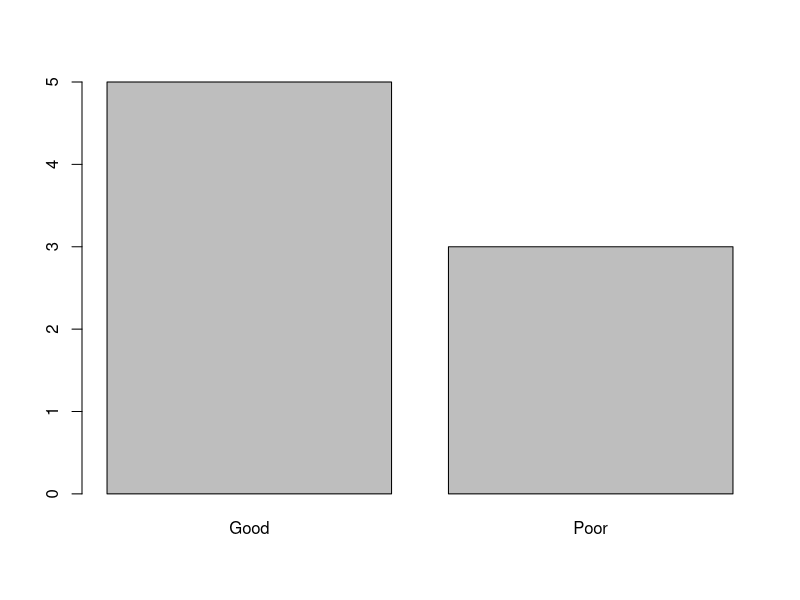
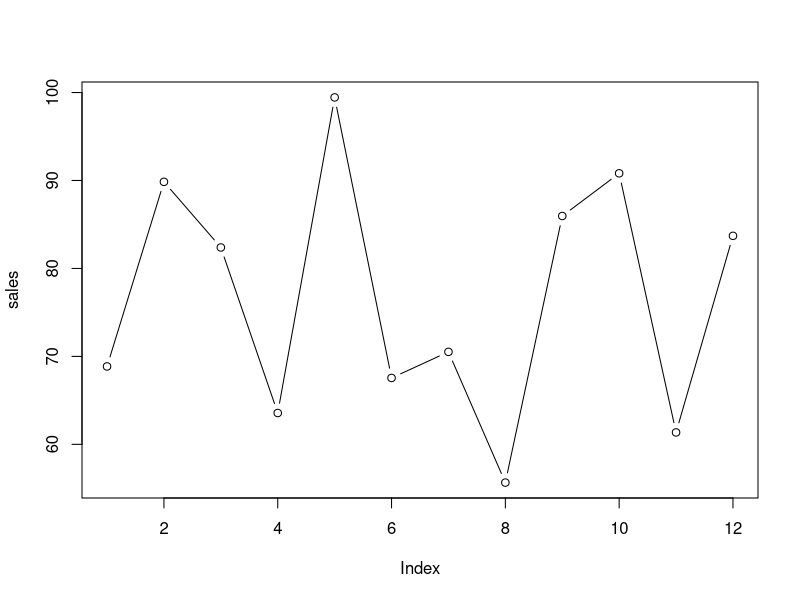
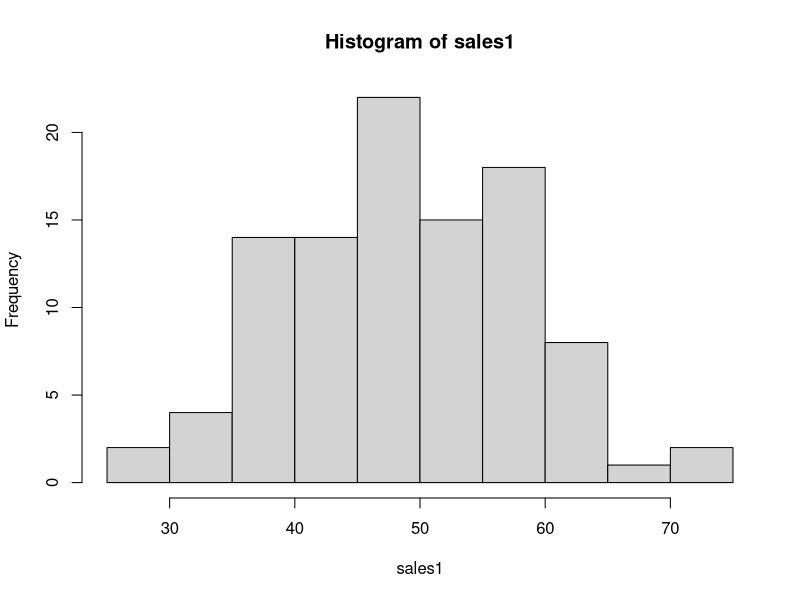
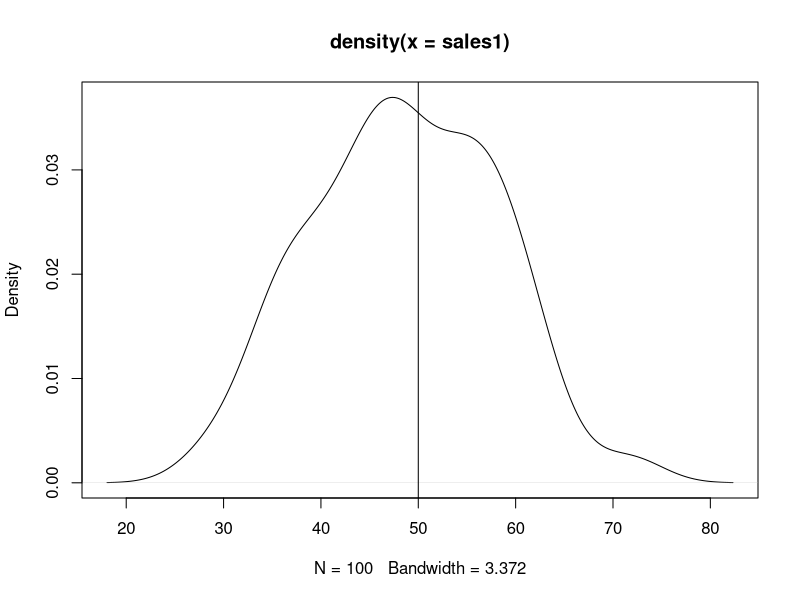

Reproduce these figures in R, in order. (Note: this script raises an error after producing the figures.)
# R Programming
?mean
x <- c(0:10, 50)
x
x[c(seq(1,12,2))]
?c
seq(2,100,2)

?seq
xm <- mean(x)
xm
mean(x, trim = 0.10)

# Scalar
(x <- 1)
x = 1
# Vector
c(1:5)
x = c(1,2,3,4,10,5,5,3,2,5,7,7,8,9)
mean(x); median(x)
sort(x)

table(x)

library(modeest)
mlv(x, method = "lientz", bw = 0.2)

ratings =c(rep('Good',5), rep('Poor',3))
ratings
table(ratings)
barplot(table(ratings))



rollno = c(10,22,44,23)
sales = runif(12, 50, 100)
sales
plot(sales, type='b')
?plot

?runif


str(x)
y = c('abhinav', 'Rishi', 'Shreya')
str(y)
z = c(TRUE, FALSE, TRUE, FALSE)
str(z)


abinav=c(1,3,6,8,6,3,100,rep(NA,5))
abinav
str(abinav)
is.na(abinav)
anyNA(abinav)
mean(abinav,na.rm=T)

mean(x=abinav)
mean(x=abinav,trim=0.4, na.rm=T)
x = c(TRUE, FALSE, TRUE)
mean(x)
mean(c(1,0,1))

#Categorical Data
product = c('maggi', 'topramen', 'hakka')
product
shirtcolor = c('green', 'red', 'blue', 'black')
shirtcolor
rating = c('Excellent', 'Very Good', 'Good', 'Average', 'Poor' )
rating
str(rating)
performance = c( 1, 2, 3, 4, 5)
str(performance)

decision = c('buy', 'sell')
decisionTF = c(TRUE, FALSE )
str(decision); str(decisionTF)
grades = c('A','C','B','D','E','B')
grades
grades1 = factor(grades, ordered=T, levels=c('E','D','A','B','C'))
grades1
itemssold = c(10, 20, 30, 25)


#Nominal Data
product

#Ordinal Data
performance
#need to create order
performance=c(1,2,5,2,5,2,5,2,5)
length(performance)
performance
str(performance)
performance[9] = 100
performance

performance1 = factor(performance, ordered=TRUE, levels=c(4,2,5,1,3,8,100))
performance1[1] = 100

table(performance1)
performance1



rating
rev(rating)
rating1 = factor(rating, ordered=T, levels=rev(rating))
rating1

grades
grades1 = factor(grades, ordered=T, levels=c('F','E','D','C','B', 'A'))
grades1
summary(grades1)

# -----
#vectors, factors
#list matrix
?matrix
mdat <- matrix(c(1,2,3,11,12,13), nrow = 2, ncol = 3)
mdat[1,1] ='dhiraj'              
mdat               
(x = 1:24)               
(matx = matrix(x, nrow=6, byrow=TRUE))               
?data.frame



(salemon = month.abb[1:12])
salemon = factor(salemon, ordered=T,levels=month.abb[1:12])
salemon
(sales1 = runif(12, min=50, max=100))
salemon; sales1
(adamt = runif(12, min=12, max=25))
(salesmonthwise = data.frame(salemon, sales, adamt))
rownames(salesmonthwise) = month.abb[1:12]
salesmonthwise
colnames(salesmonthwise) = c('col1','col2','col3')

salesmonthwise[1:5,1:3]
?head
head(salesmonthwise,n=3)
head(salesmonthwise[c(1,3)],n=3)
head(salesmonthwise[c('col1','col2')],n=3)
salesmonthwise[c('Jan'),c('col1','col2')]
salesmonthwise[salesmonthwise$col3 < 20,c(1,2,3)]

colSums(salesmonthwise[-1])
rowSums(salesmonthwise[-1])

# Day3

# Data Properties
set.seed(10)
?rnorm
sales1 = rnorm(100, mean=50, sd=10)
sales1
range(sales1)
hist(sales1)
plot(density(sales1))
abline(v=50)

set.seed(1)
sales3 = runif(10,1,5)
sales3
mean(sales3)
set.seed(1)
sales4 = runif(10,1,5)
sales4
mean(sales4)


names = c('A', 'B', 'C')
?sample
v1= sample(x=names, size=4, replace = FALSE, prob = c(.2,.3,.5))
v1
table(v1)


sales2 = rnorm(100, mean=60, sd=12)
sales2
plot(density(sales2))
abline(v=60)
sales3= c(1,5,2,5,2,3,6,7,8,4,5)
sales3
#


shirtcolor = c('green', 'red', 'blue', 'black')
sellitems = sample(shirtcolor, 20, replace=T, prob=c(.4,.3,.2,.1)) 
sellitems
summary(sellitems)
table(sellitems)

grades = c('A','C','B', 'D','E', 'B', 'A', 'B', 'A', 'C','F')
grades1 = factor(grades, ordered=T, levels=c('F','E','D','C','B', 'A'))
grades1


#Location / Central Tendency
mean(sales1)
mean(sales2)
mean(sellitems)
mean(grades)
mean(sales3)

#Middle Values
median(sales1)
median(sales2)
median(sales3)
sort(sales3)
quantile(sales3)

median(sellitems)
median(grades1)


#Mode
mode(sales1)  # error
library(modeest)
mlv(sales1, method='mfv')
mlv(sales2, method='mfv')
mlv(sales3, method='mfv')
mlv(sellitems, method='mfv')
mlv(grades1, method='mfv')
table(sale3)
table(sellitems)
table(grades1)
which.max(table(grades1))



# Graphical Way
mean(sales1)
hist(sales1)
plot(density(sales1))
abline(v=50)

sales2 = rnorm(100, mean=60, sd=12)

sales2
range(sales2)
hist(sales2, prob=T)
?hist
lines(density(sales2), col='red')
abline(v=60, col="green")
abline(h=.02, col="red")

# Combine Plots
plot(density(sales1), col='green', ylim=c(0,0.05))
lines(density(sales2), col="blue", lwd=2)
abline(v=c(50,60), col=c('green', 'blue'), lwd=3)
